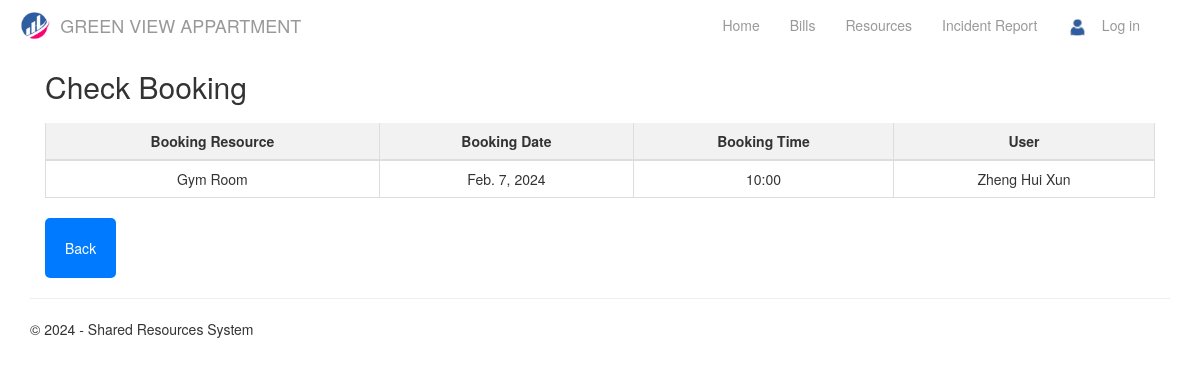
/admin_check_booking, run on the app's committed database.
### app/models.py (models this page shows, shortened)
class Booking(models.Model):
    user = models.ForeignKey(Users, on_delete=models.CASCADE, to_field='user_name', null=True, blank=True)
    resource_fk_id = models.ForeignKey(Resource, on_delete=models.CASCADE, to_field='resource_id', null=True)
    date = models.DateField()
    time_slot = MultiSelectField(choices=Resource.TIME_SLOTS, max_choices=12, max_length=60, null=True, blank=True)
    date_string = models.CharField(max_length=255, null=True, blank=True)

class Resource(models.Model):
    resource_name = models.CharField(max_length=255)
    resource_id = models.CharField(max_length=255, unique=True)
    resource_image = models.ImageField(null=True, blank=True, upload_to = 'resource_images/')
    RESOURCE_TYPES=[('Sports','Sports'),('Learning','Learning'),('Entertainment','Entertainment')]
    resource_type = models.CharField(max_length=255, choices=RESOURCE_TYPES)
    RESOURCE_STATUSES = [('Available', 'Available'), ('Unavailable', 'Unavailable'), ('Maintenance', 'Maintenance')]
    resource_status = models.CharField(max_length=100, choices=RESOURCE_STATUSES)
    resource_capacity = models.IntegerField()
    TIME_SLOTS = [
        ('10:00', '10:00'),
        ('11:00', '11:00'),
        ('12:00', '12:00'),
        ('13:00', '13:00'),
        ('14:00', '14:00'),
        ('15:00', '15:00'),
        ('16:00', '16:00'),
        ('17:00', '17:00'),
        ('18:00', '18:00'),
        ('19:00', '19:00'),
        ('20:00', '20:00'),
        ('21:00', '21:00'),
    ]
    def __str__(self):
        return self.resource_name

class Users(models.Model):
    user = models.OneToOneField(User, on_delete=models.CASCADE, default=1)
    user_name = models.CharField(max_length=255, unique=True)
    room_number = models.CharField(max_length=255)
    phone_number = models.CharField(max_length=11)
    number_access_card = models.PositiveIntegerField()
    def __str__(self):
        return self.user.username if self.user else "No User"

### app/views.py (the view)
# urls.py: re_path(r'^admin_check_booking$', views.admin_check_booking, name='admin_check_booking'),
def admin_check_booking(request):
    user_bookings = Booking.objects.order_by('-date')
    assert isinstance(request, HttpRequest)
    return render(
        request,
        'app/admin_check_booking.html',
        {
            'title':'Admin Check Booking',
            'year':datetime.now().year,
            'user_bookings': user_bookings,
        }
    )

### app/templates/app/admin_check_booking.html (shortened to what this page needs)
{% extends "app/user_layout.html" %}
{% block content %}
{%load static%}
<div class="container">
    <h2>Check Booking</h2>
    {% if user_bookings %}
        <table class="table">
        <thead>
            <tr>
                <th>Booking Resource</th>
                <th>Booking Date</th>
                <th>Booking Time</th>
                <th>User</th>
            </tr>
        </thead>
        <tbody>
            {% for booking in user_bookings %}
            <tr>
                <td>{{ booking.resource_fk_id }}</td>
                <td>{{ booking.date }}</td>
                <td>{{ booking.time_slot }}</td>
                <td>{{ booking.user }}</td>
            </tr>
            {% endfor %}
        </tbody>
    </table>
    {% else %}
    <p>No bookings found.</p>
    {% endif %}
    <div class="input-group">
        <button class="btn btn-secondary" onclick="goBack()">Back</button>
    </div>
</div>
{% endblock %}

### app/static/app/content/site.css (style rules this page uses)
body { padding-top: 50px; padding-bottom: 20px; }

### app/static/app/content/css.css (style rules this page uses)
table { width: 100%; border-collapse: collapse; margin-top: 20px; }
th, td { border: 1px solid #ddd; padding: 12px; text-align: center; }
th { background-color: #f2f2f2; }
.input-group { margin-top: 10px; }
.btn { display: inline-block; padding: 20px; background-color: #007bff; color: #fff; text-decoration: none; border: none; border-radius: 5px; cursor: pointer; transition: background-color 0.3s ease; }

### data on the page
Booking: resource_fk_id "Gym Room", date "Feb. 7, 2024", time_slot "10:00", user "Zheng Hui Xun"
